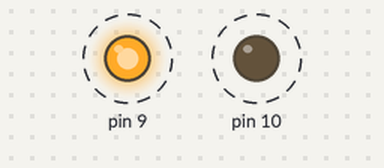
Recording of a sketch running on a simulated Arduino Uno, built with avr-gcc and run on an emulated ATmega328P. On the bench: output pins drawn as LEDs (lit = HIGH). Dashed ring = blinking.

Above: at 0.2 s.
Timing chart, 0 to 3.0 s (numbered marks = the images above):
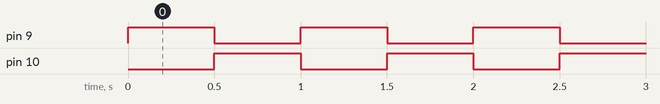

Measured:
- by itself, pin 9, pin 10: alternates HIGH for 0.50 s and LOW for 0.50 s
- by itself, everything shown: repeats every 1.0 s, in 3 steps

The sketch:

4-Leds.ino
```cpp
void setup() {
  pinMode(9, OUTPUT);
  pinMode(10,OUTPUT);
}

void loop() {
  //digitalWrite establece el estado del pin output digital
  //digitalWrite (numero de pin digital, HIGH=1=5V o LOW=0=0V)
  digitalWrite(9, HIGH);
  delay(500);
  digitalWrite(9, LOW);
  //delay(500);
  digitalWrite(10, HIGH);
  delay(500);
  digitalWrite(10, LOW);
  //delay(500);
}
```
